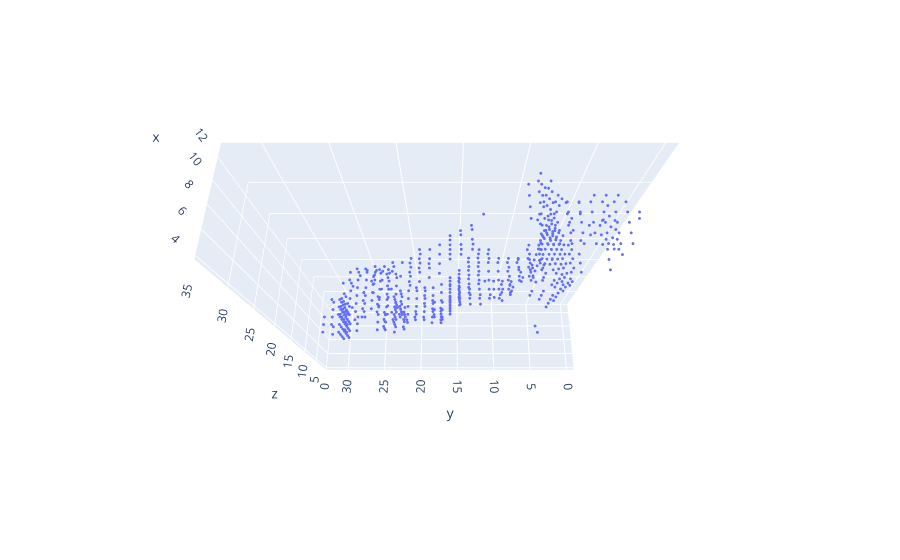

The code cell stored with this chart in its notebook:
### Code cell
cld.draw(list(buckets_c1.values())[0])

### Figure 1 — Plotly figure (JSON) as saved in the notebook; plotly's stock layout.template omitted (floating-point values rounded to 4 significant figures; data arrays with more than 128 entries replaced by an {"elided": "..."} marker saying what was removed)
{"data": [{"marker": {"opacity": 1, "size": 1}, "mode": "markers", "type": "scatter3d", "x": {"elided": "642 int values"}, "y": {"elided": "642 int values"}, "z": {"elided": "642 int values"}}], "layout": {"legend": {"itemsizing": "constant"}, "scene": {"aspectmode": "data", "camera": {"eye": {"x": -0.8, "y": 0, "z": 2}}}, "title": {"text": ""}}}
